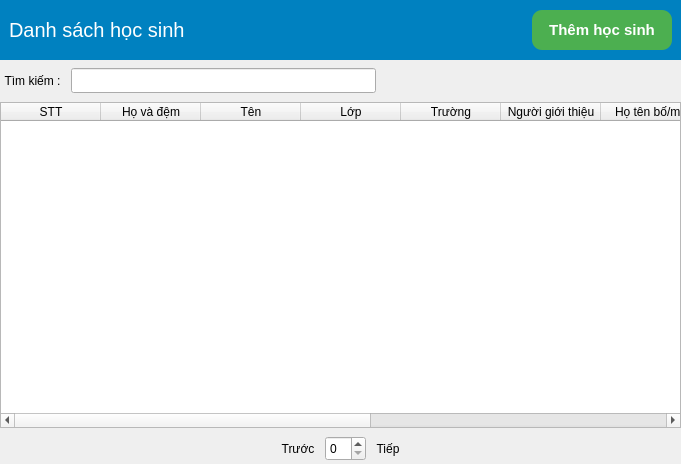
<?xml version="1.0" encoding="UTF-8"?>
<ui version="4.0">
 <class>FormStudentList</class>
 <widget class="QWidget" name="FormStudentList">
  <property name="geometry">
   <rect>
    <x>0</x>
    <y>0</y>
    <width>681</width>
    <height>464</height>
   </rect>
  </property>
  <property name="windowTitle">
   <string>Form</string>
  </property>
  <property name="styleSheet">
   <string notr="true">#frmTitle { background: #0081C0; }</string>
  </property>
  <layout class="QVBoxLayout" name="verticalLayout">
   <property name="leftMargin">
    <number>0</number>
   </property>
   <property name="topMargin">
    <number>0</number>
   </property>
   <property name="rightMargin">
    <number>0</number>
   </property>
   <property name="bottomMargin">
    <number>0</number>
   </property>
   <item>
    <widget class="QFrame" name="frmTitle">
     <property name="minimumSize">
      <size>
       <width>0</width>
       <height>60</height>
      </size>
     </property>
     <layout class="QHBoxLayout" name="horizontalLayout">
      <item>
       <widget class="QLabel" name="label">
        <property name="minimumSize">
         <size>
          <width>180</width>
          <height>0</height>
         </size>
        </property>
        <property name="styleSheet">
         <string notr="true">color: white; font-size: 20px;</string>
        </property>
        <property name="text">
         <string>Danh sách học sinh</string>
        </property>
       </widget>
      </item>
      <item>
       <spacer name="horizontalSpacer">
        <property name="orientation">
         <enum>Qt::Horizontal</enum>
        </property>
        <property name="sizeHint" stdset="0">
         <size>
          <width>40</width>
          <height>20</height>
         </size>
        </property>
       </spacer>
      </item>
      <item>
       <widget class="QToolButton" name="tbAdd">
        <property name="minimumSize">
         <size>
          <width>140</width>
          <height>40</height>
         </size>
        </property>
        <property name="styleSheet">
         <string notr="true">border-radius: 10px; background: #4CAF50; color: white; font-size: 15px; font-weight: bold;</string>
        </property>
        <property name="text">
         <string>Thêm học sinh</string>
        </property>
        <property name="icon">
         <iconset>
          <normaloff>:/assets/images/plus.png</normaloff>:/assets/images/plus.png</iconset>
        </property>
        <property name="toolButtonStyle">
         <enum>Qt::ToolButtonTextBesideIcon</enum>
        </property>
       </widget>
      </item>
     </layout>
    </widget>
   </item>
   <item>
    <layout class="QHBoxLayout" name="horizontalLayout_2">
     <item>
      <widget class="QToolButton" name="toolButton_2">
       <property name="minimumSize">
        <size>
         <width>0</width>
         <height>30</height>
        </size>
       </property>
       <property name="styleSheet">
        <string notr="true">background: transparent; border: none;</string>
       </property>
       <property name="text">
        <string>Tìm kiếm :</string>
       </property>
       <property name="icon">
        <iconset>
         <normaloff>:/assets/images/search.png</normaloff>:/assets/images/search.png</iconset>
       </property>
       <property name="toolButtonStyle">
        <enum>Qt::ToolButtonTextBesideIcon</enum>
       </property>
      </widget>
     </item>
     <item>
      <widget class="QLineEdit" name="leSearch">
       <property name="minimumSize">
        <size>
         <width>0</width>
         <height>25</height>
        </size>
       </property>
      </widget>
     </item>
     <item>
      <spacer name="horizontalSpacer_2">
       <property name="orientation">
        <enum>Qt::Horizontal</enum>
       </property>
       <property name="sizeHint" stdset="0">
        <size>
         <width>40</width>
         <height>20</height>
        </size>
       </property>
      </spacer>
     </item>
    </layout>
   </item>
   <item>
    <widget class="QTableWidget" name="tableWidget">
     <column>
      <property name="text">
       <string>STT</string>
      </property>
     </column>
     <column>
      <property name="text">
       <string>Họ và đệm</string>
      </property>
     </column>
     <column>
      <property name="text">
       <string>Tên</string>
      </property>
     </column>
     <column>
      <property name="text">
       <string>Lớp</string>
      </property>
     </column>
     <column>
      <property name="text">
       <string>Trường</string>
      </property>
     </column>
     <column>
      <property name="text">
       <string>Người giới thiệu</string>
      </property>
     </column>
     <column>
      <property name="text">
       <string>Họ tên bố/mẹ</string>
      </property>
     </column>
     <column>
      <property name="text">
       <string>Điện thoại</string>
      </property>
     </column>
     <column>
      <property name="text">
       <string>Ngày nhập học</string>
      </property>
     </column>
     <column>
      <property name="text">
       <string>Sửa</string>
      </property>
     </column>
     <column>
      <property name="text">
       <string>Xóa</string>
      </property>
     </column>
    </widget>
   </item>
   <item>
    <layout class="QHBoxLayout" name="horizontalLayout_3">
     <item>
      <spacer name="horizontalSpacer_3">
       <property name="orientation">
        <enum>Qt::Horizontal</enum>
       </property>
       <property name="sizeHint" stdset="0">
        <size>
         <width>40</width>
         <height>20</height>
        </size>
       </property>
      </spacer>
     </item>
     <item>
      <widget class="QToolButton" name="toolButton_3">
       <property name="minimumSize">
        <size>
         <width>0</width>
         <height>30</height>
        </size>
       </property>
       <property name="styleSheet">
        <string notr="true">border: none;</string>
       </property>
       <property name="text">
        <string>Trước</string>
       </property>
       <property name="icon">
        <iconset>
         <normaloff>:/assets/images/prev-page.png</normaloff>:/assets/images/prev-page.png</iconset>
       </property>
       <property name="toolButtonStyle">
        <enum>Qt::ToolButtonTextBesideIcon</enum>
       </property>
      </widget>
     </item>
     <item>
      <widget class="QSpinBox" name="spinBox">
       <property name="minimumSize">
        <size>
         <width>0</width>
         <height>25</height>
        </size>
       </property>
      </widget>
     </item>
     <item>
      <widget class="QToolButton" name="toolButton_4">
       <property name="minimumSize">
        <size>
         <width>0</width>
         <height>30</height>
        </size>
       </property>
       <property name="layoutDirection">
        <enum>Qt::RightToLeft</enum>
       </property>
       <property name="styleSheet">
        <string notr="true">border: none;</string>
       </property>
       <property name="text">
        <string>Tiếp</string>
       </property>
       <property name="icon">
        <iconset>
         <normaloff>:/assets/images/next-page.png</normaloff>:/assets/images/next-page.png</iconset>
       </property>
       <property name="toolButtonStyle">
        <enum>Qt::ToolButtonTextBesideIcon</enum>
       </property>
      </widget>
     </item>
     <item>
      <spacer name="horizontalSpacer_4">
       <property name="orientation">
        <enum>Qt::Horizontal</enum>
       </property>
       <property name="sizeHint" stdset="0">
        <size>
         <width>40</width>
         <height>20</height>
        </size>
       </property>
      </spacer>
     </item>
    </layout>
   </item>
  </layout>
 </widget>
 <resources/>
 <connections/>
</ui>
